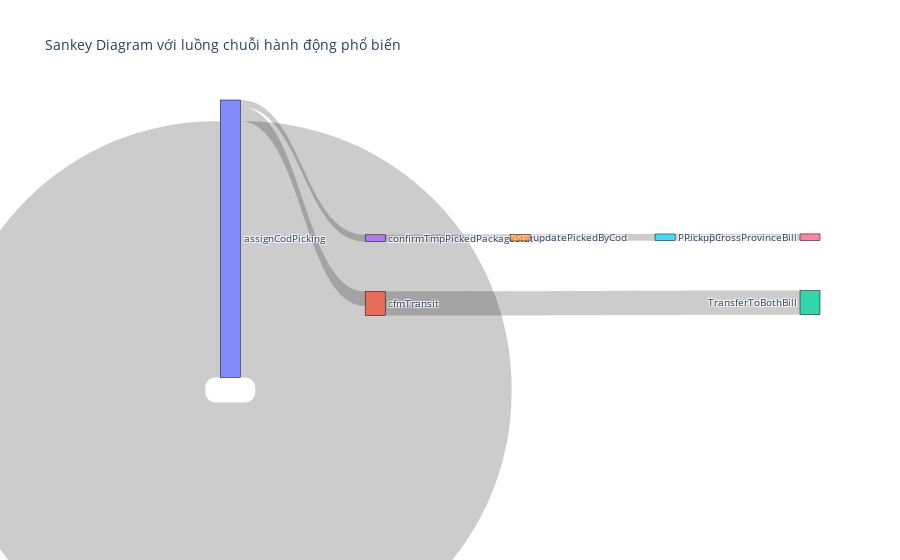

The code cell stored with this chart in its notebook:
### Code cell
for seq, count in top_sequences:
    steps = seq.split(" -> ")
    for i in range(len(steps) - 1):
        source, target = steps[i], steps[i + 1]
        links[(source, target)] += count

        for step in (source, target):
            if step not in label_to_index:
                label_to_index[step] = len(node_labels)
                node_labels.append(step)

# Chuẩn bị dữ liệu cho Sankey diagram
source_indices = []
target_indices = []
values = []

for (source, target), value in links.items():
    source_indices.append(label_to_index[source])
    target_indices.append(label_to_index[target])
    values.append(value)

# Vẽ biểu đồ Sankey
sankey_fig = go.Figure(data=[go.Sankey(
    node=dict(
        pad=15,
        thickness=20,
        line=dict(color="black", width=0.5),
        label=node_labels
    ),
    link=dict(
        source=source_indices,
        target=target_indices,
        value=values
    )
)])
sankey_fig.update_layout(title_text="Sankey Diagram với luồng chuỗi hành động phổ biến", font_size=10)

### Figure 1 — Plotly figure (JSON) as saved in the notebook; plotly's stock layout.template omitted (floating-point values rounded to 4 significant figures)
{"data": [{"link": {"source": [0, 0, 1, 0, 3, 4, 5], "target": [0, 1, 2, 3, 4, 5, 6], "value": [46024, 2622, 4328, 1196, 1196, 1196, 1196]}, "node": {"label": ["assignCodPicking", "cfmTransit", "TransferToBothBill", "confirmTmpPickedPackageStatus", "updatePickedByCod", "PickupBill", "PickupCrossProvinceBill"], "line": {"color": "black", "width": 0.5}, "pad": 15, "thickness": 20}, "type": "sankey"}], "layout": {"font": {"size": 10}, "title": {"text": "Sankey Diagram với luồng chuỗi hành động phổ biến"}}}
